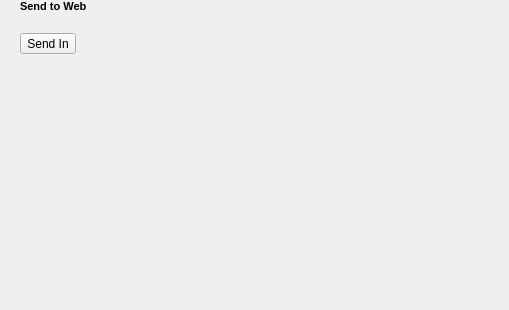
<?xml version="1.0" encoding="UTF-8"?>
<ui version="4.0">
 <class>SaveWebPage</class>
 <widget class="Qtitan::RibbonBackstagePage" name="SaveWebPage">
  <property name="geometry">
   <rect>
    <x>0</x>
    <y>0</y>
    <width>509</width>
    <height>310</height>
   </rect>
  </property>
  <property name="windowTitle">
   <string>SaveWebPage</string>
  </property>
  <layout class="QHBoxLayout" name="horizontalLayout">
   <property name="spacing">
    <number>0</number>
   </property>
   <property name="leftMargin">
    <number>20</number>
   </property>
   <property name="topMargin">
    <number>0</number>
   </property>
   <property name="rightMargin">
    <number>0</number>
   </property>
   <property name="bottomMargin">
    <number>0</number>
   </property>
   <item>
    <layout class="QVBoxLayout" name="verticalLayout" stretch="0,0,0,1">
     <property name="spacing">
      <number>10</number>
     </property>
     <property name="leftMargin">
      <number>0</number>
     </property>
     <item>
      <widget class="QLabel" name="label_2">
       <property name="text">
        <string>&lt;!DOCTYPE HTML PUBLIC &quot;-//W3C//DTD HTML 4.0//EN&quot; &quot;http://www.w3.org/TR/REC-html40/strict.dtd&quot;&gt;
&lt;html&gt;&lt;head&gt;&lt;meta name=&quot;qrichtext&quot; content=&quot;1&quot; /&gt;&lt;style type=&quot;text/css&quot;&gt;
p, li { white-space: pre-wrap; }
&lt;/style&gt;&lt;/head&gt;&lt;body style=&quot; font-family:'MS Shell Dlg 2'; font-size:8.25pt; font-weight:400; font-style:normal;&quot;&gt;
&lt;p style=&quot; margin-top:0px; margin-bottom:0px; margin-left:0px; margin-right:0px; -qt-block-indent:0; text-indent:0px;&quot;&gt;&lt;span style=&quot; font-size:8pt; font-weight:600;&quot;&gt;Send to Web&lt;/span&gt;&lt;/p&gt;&lt;/body&gt;&lt;/html&gt;</string>
       </property>
      </widget>
     </item>
     <item>
      <widget class="Qtitan::RibbonBackstageSeparator" name="backstageSeparator"/>
     </item>
     <item>
      <widget class="Qtitan::RibbonBackstageButton" name="backstageButton">
       <property name="minimumSize">
        <size>
         <width>0</width>
         <height>0</height>
        </size>
       </property>
       <property name="maximumSize">
        <size>
         <width>16777215</width>
         <height>16777215</height>
        </size>
       </property>
       <property name="text">
        <string>Send In</string>
       </property>
       <property name="iconSize">
        <size>
         <width>32</width>
         <height>32</height>
        </size>
       </property>
       <property name="toolButtonStyle">
        <enum>Qt::ToolButtonTextOnly</enum>
       </property>
      </widget>
     </item>
     <item>
      <widget class="QLabel" name="label_3">
       <property name="text">
        <string/>
       </property>
      </widget>
     </item>
    </layout>
   </item>
  </layout>
 </widget>
 <customwidgets>
  <customwidget>
   <class>Qtitan::RibbonBackstageButton</class>
   <extends>QToolButton</extends>
   <header>QtnRibbonBackstageView.h</header>
  </customwidget>
  <customwidget>
   <class>Qtitan::RibbonBackstageSeparator</class>
   <extends>QFrame</extends>
   <header>QtnRibbonBackstageView.h</header>
   <container>1</container>
  </customwidget>
  <customwidget>
   <class>Qtitan::RibbonBackstagePage</class>
   <extends>QWidget</extends>
   <header>QtnRibbonBackstageView.h</header>
   <container>1</container>
  </customwidget>
 </customwidgets>
 <resources/>
 <connections/>
</ui>
